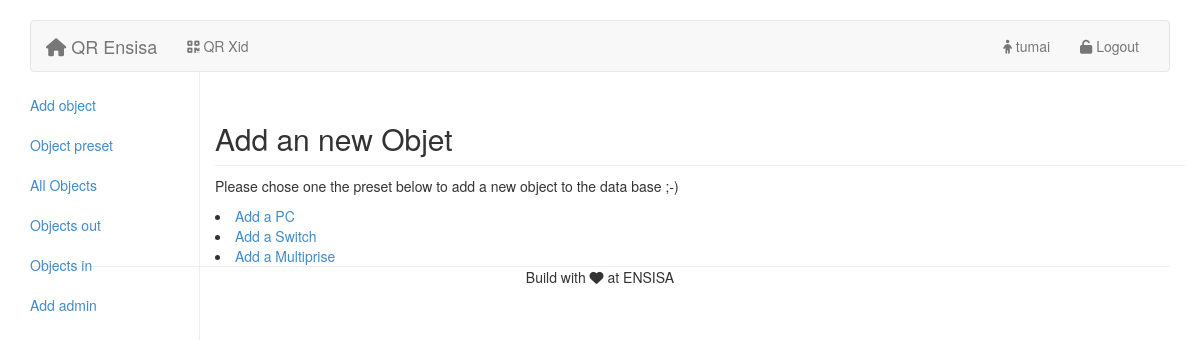
/admin.php?sec=add_object (signed in), run on the app's committed database.
### tables this page shows
CREATE TABLE IF NOT EXISTS `preset` (
  `id` int(11) NOT NULL AUTO_INCREMENT,
  `name` varchar(256) NOT NULL,
  `description` mediumtext NOT NULL,
  `lenght` tinyint(1) NOT NULL,
  `number_port` tinyint(1) NOT NULL,
  `cpu` tinyint(1) NOT NULL,
  `frequence` tinyint(1) NOT NULL,
  `ram` tinyint(1) NOT NULL,
  `hard_drive` tinyint(1) NOT NULL,
  `gpu` tinyint(1) NOT NULL,
  PRIMARY KEY (`id`)
);

### includes/admin/add_object.php (the view, shortened to what this page needs)
<?php
    if(isset($_GET['preset'])) {
        $req=$connect->query('SELECT name FROM preset');
        while($fetched=$req->fetch()){
            echo '<li><a href="admin.php?sec=add_object&preset='.$fetched['name'].'">Add a '.$fetched['name'].'</a></li>' ;
        }
        $req->closeCursor();
        echo '<h2 class="sub-header">Add an '.$_GET['preset'].'</h2>';
        $form=$connect->prepare('SELECT * FROM preset WHERE name=:preset_name');
        $form->execute(array(':preset_name'=>$_GET['preset'])); ?>
        <form role="form" method="post" action="includes/admin/act_add_object.php">
        <div class="form-group">
            <label for="name">Object Name</label>
            <input type="text" class="form-control" name="name" placeholder="Enter the name of the new object">
             <label for="description">Object Description</label>
            <input type="text" class="form-control" name="description" placeholder="Describe it, stay short">
      <?php
        while($fetch_all=$form->fetch()) {
            if($fetch_all['cpu']==1){ ?>
                <label for="cpu">Object CPU</label>
                <input type="text" class="form-control" name="cpu" placeholder="Enter the cpu reference">
            <?php
            }
            if($fetch_all['frequence']==1){?>
                <label for="frequence">CPU Frequence</label>
                <input type="text" class="form-control" name="frequence" placeholder="Enter the cpu frequence">
            <?php
            }
            if($fetch_all['gpu']==1){?>
                <label for="gpu">GPU Reference</label>
                <input type="text" class="form-control" name="gpu" placeholder="Enter the GPU references">
            <?php
            }
            if($fetch_all['hard_drive']==1){?>
                <label for="hard_drive">HDD capacity in Go</label>
                <input type="int" class="form-control" name="hard_drive" placeholder="Enter the hard drive capacity in Go">
            <?php
            }
            if($fetch_all['lenght']==1){?>
                <label for="lenght">Lenght in meter</label>
                <input type="int" class="form-control" name="lenght" placeholder="Lenght of the cable">
            <?php
            }
            if($fetch_all['number_port']==1){?>
                <label for="lenght">Number of port</label>
                <input type="int" class="form-control" name="number_port" placeholder="Number of port">
            <?php
            }
            if($fetch_all['ram']==1){?>
                <label for="ram">Quantity of RAM in Go</label>
                <input type="int" class="form-control" name="ram" placeholder="Quantity of ram">
            <?php
            }
            ?>  </div>
                <button type="submit" class="btn btn-primary">Add object</button>
            </form>
       <?php
       }
       $form->closeCursor();
    }
    else { ?>
        <h2 class="sub-header">Add an new Objet</h2>
        <p>Please chose one the preset below to add a new object to the data base ;-)</p>
    <?php
        $req=$connect->query('SELECT name FROM preset');
        while($fetched=$req->fetch()){
            echo '<li><a href="admin.php?sec=add_object&preset='.$fetched['name'].'">Add a '.$fetched['name'].'</a></li>' ;
        }
    }
?>

### css/projet.css (style rules this page uses)
body { padding-top: 20px; padding-bottom: 20px; }

### css/admin_panel.css (style rules this page uses)
.sub-header { padding-bottom: 10px; border-bottom: 1px solid #eee; }

### data on the page
preset: name "PC"
preset: name "Switch"
preset: name "Multiprise"

### other printed values
$_SESSION['pseudo'] "tumai"
